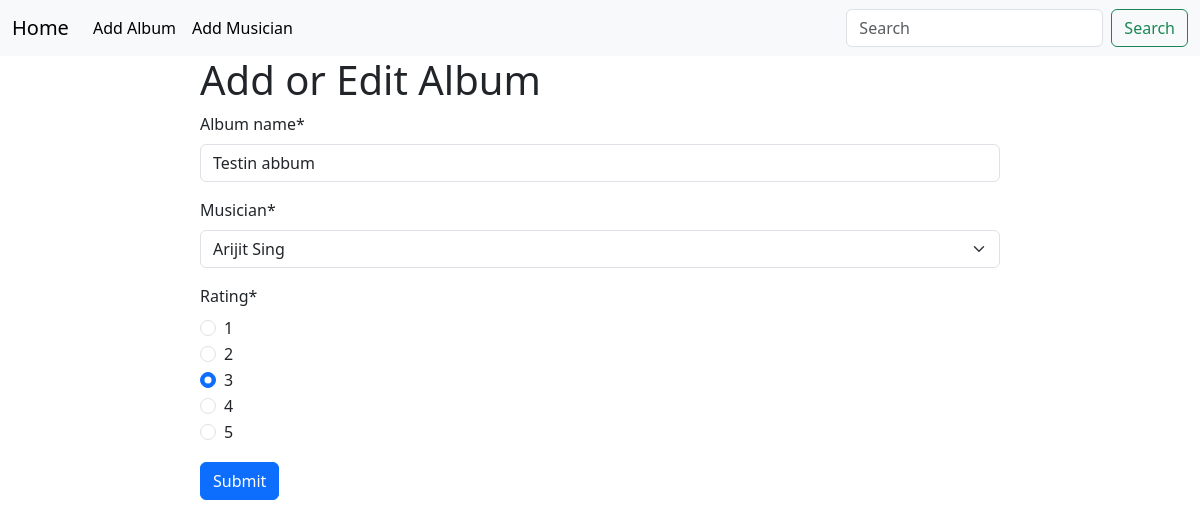
The page /album/edit/20/ on the database its author committed.
### album/models.py (models this page shows)
class AlbumModel(models.Model):
    album_name = models.CharField(max_length=100)
    musician = models.ForeignKey(MusicianModel, on_delete=models.CASCADE)
    release_date = models.DateField(auto_now=True)
    rating = models.IntegerField(
        validators=[MinValueValidator(1), MaxValueValidator(5)]
    )
    def __str__(self):
        return f"{self.album_name}"

### album/views.py (the view)
# urls.py: path("edit/<int:id>/", views.edit_album, name="edit_album"),
def edit_album(request, id):
    album = AlbumModel.objects.get(pk=id)
    album_form = AlbumForm(instance=album)
    print(album)
    if request.method == "POST":
        album_form = AlbumForm(request.POST, instance=album)
        if album_form.is_valid():
            album_form.save()
            return redirect("home")
    return render(request, "add_album.html", {"form": album_form})

### album/forms.py
class AlbumForm(forms.ModelForm):
    class Meta:
        model = AlbumModel
        fields = "__all__"
        widgets = {
            "musicians": forms.CheckboxSelectMultiple(),
            "rating": forms.RadioSelect(choices=[(i, i) for i in range(1, 6)]),
        }

### musician/models.py (called while the page is built)
    def __str__(self):
        return f"{self.first_name} {self.last_name}"

### album/templates/add_album.html
{% extends "base.html" %} {% load crispy_forms_tags %} {% block content %}
<div style="width: 50rem; margin: auto">
  <h1>Add or Edit Album</h1>
  <form method="POST">
    {% csrf_token %} {{ form | crispy}}
    <button class="btn btn-primary" type="submit">Submit</button>
  </form>
</div>
{%endblock content %}

### rows shown on the page
AlbumModel: album_name "Testin abbum", musician "Arijit Sing", rating "☐ 1 ☐ 2 ☑ 3 ☐ 4 ☐ 5"
